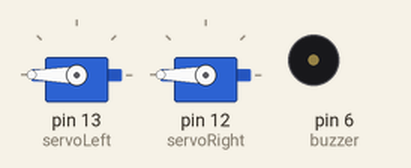
This sketch was run on a simulated Arduino Uno, built with avr-gcc and run on an emulated ATmega328P. On the bench: 2 × servo, buzzer (waves = sounding).

Above: at 0.05 s.
At 5.05 s:
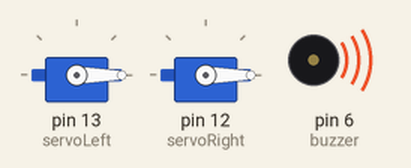
At 7.0 s:
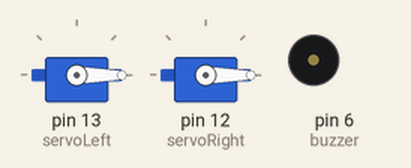
Timing chart, 0 to 9.1 s (numbered marks = the images above):
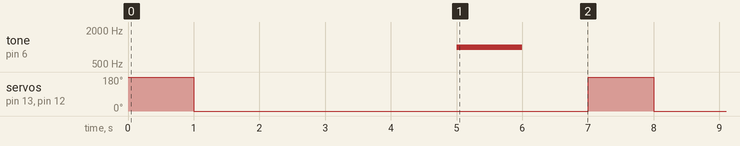

Measured:
- by itself, tone on pin 6 (buzzer): alternates 1000 Hz for 1.0 s and silent for 6.0 s
- by itself, servo on pin 13 (servoLeft), servo on pin 12 (servoRight): alternates 180° for 1.0 s and 0° for 6.0 s

The sketch:

dancingRobot.ino
```cpp
#include <Servo.h>

Servo servoLeft, servoRight;
const int buzzer = 6;

void setup() {
  // put your setup code here, to run once:
  servoLeft.attach(13);
  servoRight.attach(12);
  pinMode(buzzer, OUTPUT);
}

void loop() {
  // put your main code here, to run repeatedly:

  servoLeft.writeMicroseconds(10000);
  servoRight.writeMicroseconds(10000);
  delay(1000);

  servoLeft.writeMicroseconds(500);         // Left wheel counterclockwise
  servoRight.writeMicroseconds(-500);        // Right wheel clockwise
  delay(2000);

  servoLeft.writeMicroseconds(-500);         // Left wheel counterclockwise
  servoRight.writeMicroseconds(500);        // Right wheel clockwise
  delay(2000);

  tone(buzzer,1000);
  delay(1000);
  noTone(buzzer);
  delay(1000);
  }
```
